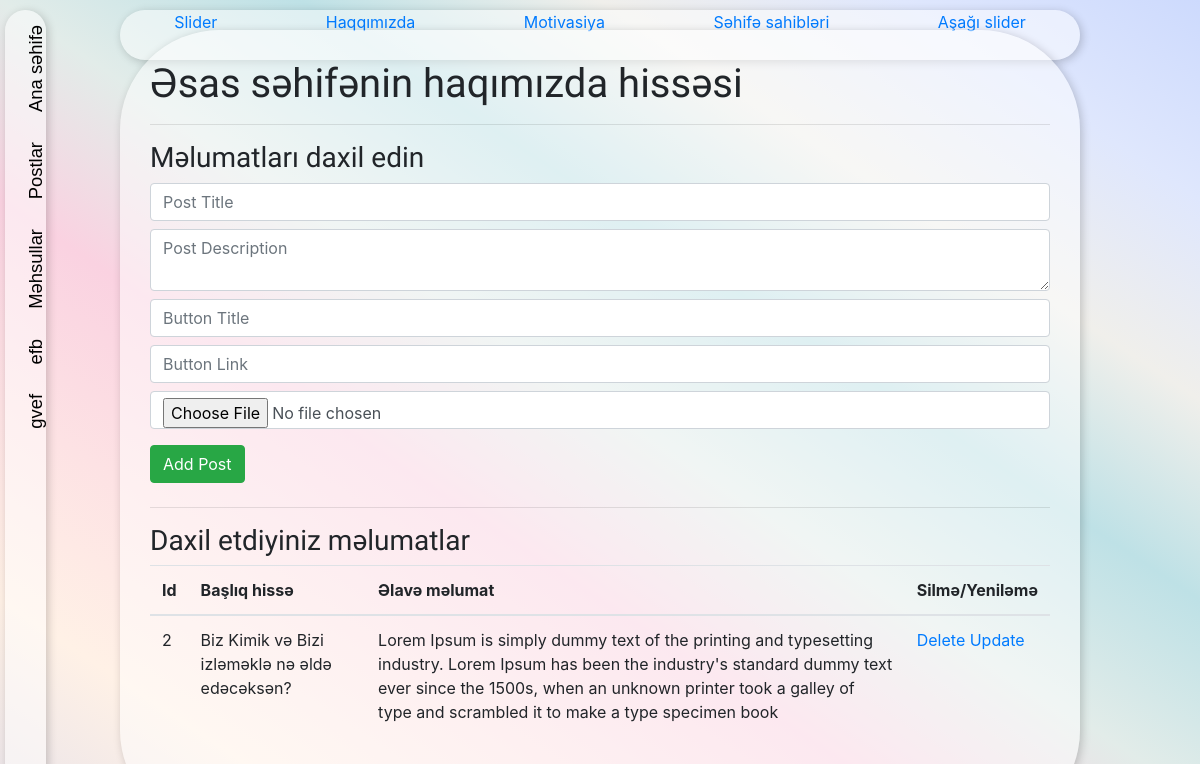
Before: /admin/about_s with the older database file.
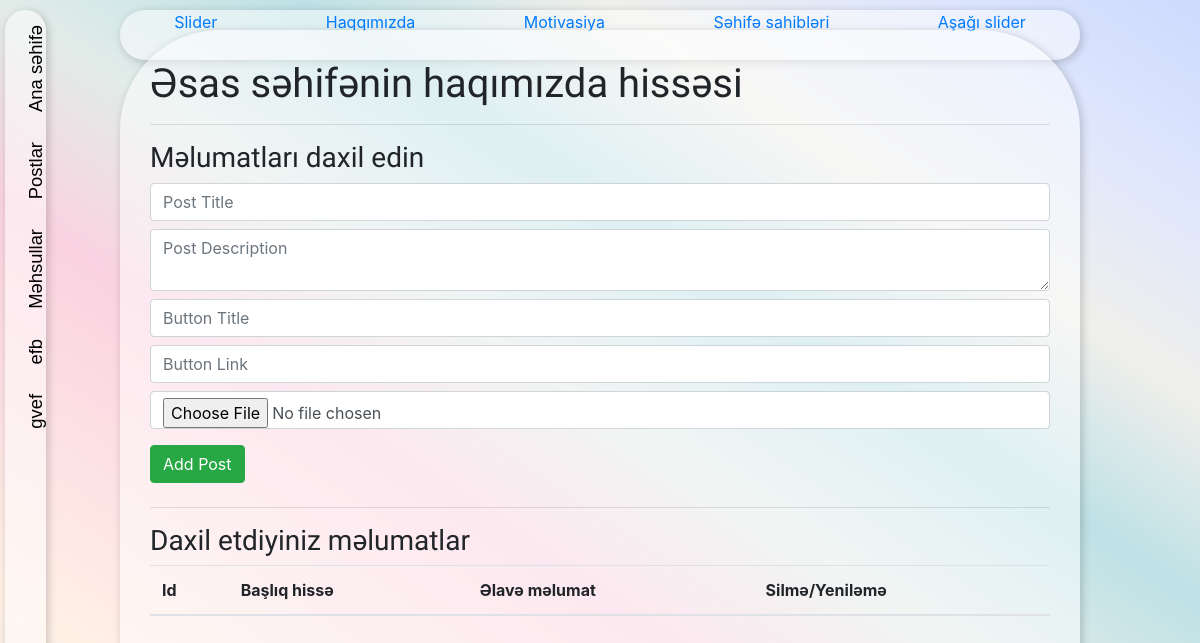
After: the same page with the newer database file.
### app/models.py (models this page shows)
class About_section(db.Model):
    a_s_id=db.Column(db.Integer,primary_key=True,nullable=False)
    a_s_title=db.Column(db.String(50),nullable=False)
    a_s_description=db.Column(db.Text,nullable=False)
    a_s_link=db.Column(db.String(250),nullable=False)
    a_s_link_title=db.Column(db.String(250),nullable=False)
    a_s_image=db.Column(db.String(250),nullable=False)

### admin/routes.py (the view, shortened to what this page needs)
@app.route("/admin/about_s",methods=['POST','GET'])
def about_s():
    about_sections=About_section.query.all()
    return render_template("admin/about_section.html",about_sections=about_sections)

### app/templates/admin/about_section.html
{% extends "admin/base.html" %}{% block content %}
<div class="flexx">
    <div class="top-navbar">
        <ul class="list-style-type-none">
            <li><a class="text" href="{{ url_for('slider') }}">Slider</a></li>
            <li><a class="text" href="{{ url_for('about_s') }}">Haqqımızda</a></li>
            <li><a class="text" href="{{ url_for('motivation_word_s') }}">Motivasiya</a></li>
            <li><a class="text" href="{{ url_for('owners_of_the_page_section') }}">Səhifə sahibləri</a></li>
            <li><a class="text" href="{{ url_for('footer_slider_section') }}">Aşağı slider</a></li>
        </ul>
    </div>
</div>
<div class="flexx flexx-2">
    <div class="content-div">
        <h1>Əsas səhifənin haqımızda hissəsi</h1>
        <hr>
        <h3>Məlumatları daxil edin</h3>
        <form action="{{ url_for('about_s') }}" method="POST" enctype="multipart/form-data">
            <input type="text" class="form-control my-2" name="a_s_title" placeholder="Post Title">
            <textarea class="form-control my-2" name="a_s_description" placeholder="Post Description"></textarea>
            <input type="text" class="form-control my-2" name="a_s_link_title" placeholder="Button Title">
            <input type="text" class="form-control my-2" name="a_s_link" placeholder="Button Link">
            <input type="file" class="form-control my-2" name='a_s_image'>
            <input type="submit" class="btn btn-success my-2" value='Add Post'>
        </form>
        <hr>
        <h3>Daxil etdiyiniz məlumatlar</h3>
        <table class="table">
            <thead>
                <tr>
                    <th>Id</th>
                    <th>Başlıq hissə</th>
                    <th>Əlavə məlumat</th>
                    <th>Silmə/Yeniləmə</th>
                </tr>
            </thead>
            <tbody>
                {% for i in about_sections %}
                <tr>
                    <td scope="row">{{i.a_s_id}}</td>
                    <td>{{i.a_s_title}}</td>
                    <td>{{i.a_s_description}}</td>
                    <td>
                        <a href="">Delete</a>
                        <a href="">Update</a>
                    </td>
                </tr>
                {% endfor %}
            </tbody>
        </table>
    </div>
</div>
{% endblock %}

### app/templates/admin/base.html (shortened to what this page needs)
<!doctype html>
<html lang="en">
<head>
  <link rel="stylesheet" href="static/main/css/i.css">
  <link rel="stylesheet" href="https://stackpath.bootstrapcdn.com/bootstrap/4.3.1/css/bootstrap.min.css"
>
</head>
<body>
  <nav>
    <ul>
      <li class="dropdown">
        <a class="vertical" href="">Ana səhifə </a>
      </li>
      <li class="dropdown"><a class="vertical" href="">Postlar</a>
      </li>
      <li class="dropdown"><a class="vertical" href="">Məhsullar</a>
      </li>
      <li><a class="vertical" href="">efb</a></li>
      <li><a class="vertical" href="">gvef</a></li>
    </ul>
  </nav>
  {% block content %}
  {% endblock %}
</body>
</html>

### app/static/main/css/i.css (style rules this page uses)
* { margin: 0px; padding: 0px; box-sizing: border-box; }
html,body { height: 100%; background: linear-gradient(to top right,#eae4e9, #fff1e6, #fde2e4, #fad2e1, #e2ece9, #bee1e6, #f0efeb, #dfe7fd, #cddafd); }
nav { width:3.4%; position: absolute; top: 0; bottom: 0; background: rgba(255,255,255,0.5); border-radius: 25px; box-shadow: 2px 2px 10px rgba(0,0,0,0.2); margin: 10px 5px; }
nav ul { position: relative; list-style-type: none; }
.vertical { writing-mode: vertical-lr; text-orientation: mixed; transform: rotate(180deg); }
nav ul li a { display: flex; align-items: center; font-family: Arial, Helvetica, sans-serif; font-size: 1.15em; color:#000; padding: 15px 17px; transition: .2s ease; border-radius: 0 30px; }
nav ul .dropdown { position: relative; }
.text { font-size: 16px; }
.top-navbar { height: 50px; width: 80%; margin:10px; background: rgba(255,255,255,0.5); border-radius: 25px; box-shadow: 2px 2px 10px rgba(0,0,0,0.2); }
.flexx { display: flex; justify-content: center; width: 100%; }
.flexx-2 { height: 90%; align-items: center; transform: translateY(50); }
.list-style-type-none { list-style-type: none; display: flex; justify-content: space-around; }
.content-div { height: 800px; width: 80%; margin:10px; background: rgba(255,255,255,0.5); border-radius: 100px; box-shadow: 2px 2px 10px rgba(0,0,0,0.2); padding: 30px; }
h1,h3 { font-family: 'Cardo', serif; }

Changed rows visible on the page:
removed About_section: a_s_id "2", a_s_title "Biz Kimik və Bizi izləməklə nə əldə edəcəksən?", a_s_description "Lorem Ipsum is simply dummy text of the printing and typesetting industry. Lorem Ipsum has been the industry's standard dummy text ever since the 1500s, when an unknown printer took a galley of type and scrambled it to make a type specimen book"
